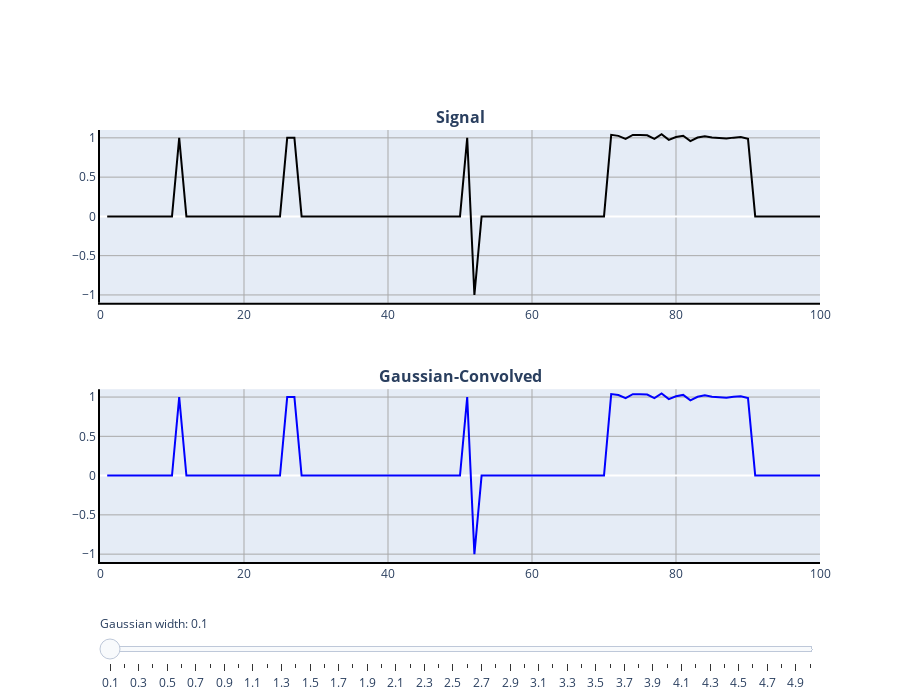

Notebook source saved alongside this figure:
### Code cell
#| label: filtFig3cell

# Plot Figure 1

# Module imports

import matplotlib.pyplot as plt
import plotly.graph_objs as go
import numpy as np
from plotly import __version__
from plotly.offline import download_plotlyjs, init_notebook_mode, plot, iplot
from plotly.subplots import make_subplots
config={'showLink': False, 'displayModeBar': False}

init_notebook_mode(connected=True)

# PYTHON CODE

init_notebook_mode(connected=True)


## Setup for plots
fig = make_subplots(rows=2, cols=1, vertical_spacing = 0.2,
                    subplot_titles=(
    '<b>Signal</b>',
    '<b>Gaussian-Convolved</b>',))

# Setup signal
signal = np.zeros(100)
signal[10] = 1

signal[25:27] = 1

signal[50] = 1
signal[51] = -1

signal[50] = 1
signal[51] = -1

signal[70:90] = np.random.uniform(0.95,1.05,20)

# Compute convolution
mu = np.linspace(0.1,5,50)

gauss_convolved = np.zeros([100, len(mu)])

def gaussian(x, mu, sig):
    return (
        1.0 / (np.sqrt(2.0 * np.pi) * sig) * np.exp(-np.power((x - mu) / sig, 2.0) / 2)
    )

for ii in range(1,100):
    if ii <5 or ii>95:
        continue
    else:
        for jj in range(len(mu)):
            x = np.arange(ii-4, ii+5)
            gauss_convolved[ii, jj] = np.sum(signal[ii-4:ii+5]*gaussian(x, ii, mu[jj])/np.sum(gaussian(x, ii, mu[jj])))

position = np.arange(1,101)

signal_line = [dict(
            visible = False,
            x = position,
            y = signal,
            name = "Signal",
            mode = 'lines',
            hoverinfo = "y",
            showlegend=False) for ii in range(len(mu))]

signal_line[0]['visible'] = True

      
convolved_line = [dict(
            visible = False,
            x = position,
            y = gauss_convolved[:, ii],
            name = "Mean-Convolved",
            mode = 'lines',
            hoverinfo = "y",
            showlegend=False) for ii in range(len(mu))]

convolved_line[0]['visible'] = True


# Add traces
for ii in range(len(mu)):
    fig.add_trace(go.Scatter(signal_line[ii], line=dict(color="black", width=2)), row= 1, col=1)


for ii in range(len(mu)):
    fig.add_trace(go.Scatter(convolved_line[ii], line=dict(color="blue", width=2)), row= 2, col=1)


# Create and add slider
steps = []
      
for i in range(len(mu)):
    step = dict(
        method="update",
        args=[{"visible": [False] * len(fig.data), "showlegend": [False] * len(fig.data)},],  # layout attribute
        label = str(np.round(mu[i], 1))
    )
    step["args"][0]["visible"][i] = True  # Toggle i'th trace to "visible"
    step["args"][0]["visible"][i+1*len(mu)] = True  # Toggle i'th trace to "visible"

    steps.append(step)

sliders = [dict(
    active=0,
    currentvalue={"prefix": "Gaussian width: "},
    pad={"t": 50},
    steps=steps
)]

layout = go.Layout(
    width=900,
    height=700,
    margin=go.layout.Margin(
        l=100,
        r=80,
        b=100,
        t=130,
    ),
    xaxis=dict(
        showgrid=True,
        gridcolor='rgb(169,169,169)',
        linecolor='black',
        linewidth=2,
        range = [0,100]
    ),
    yaxis=dict(
        showgrid=True,
        gridcolor='rgb(169,169,169)',
        linecolor='black',
        linewidth=2,
        range = [-1.1,1.1]
    ),
    
    xaxis2=dict(
        showgrid=True,
        gridcolor='rgb(169,169,169)',
        linecolor='black',
        linewidth=2,
        range = [0,100]
    ),
    yaxis2=dict(
        showgrid=True,
        gridcolor='rgb(169,169,169)',
        linecolor='black',
        linewidth=2,
        range = [-1.1,1.1]
    ),
    
    legend=dict(
        x=0.25,
        y=1.3,
        traceorder='normal',
        font=dict(
            family='Times New Roman',
            size=12,
            color='#000'
        ),
        bordercolor='#000000',
        borderwidth=2
    ),
    sliders=sliders
)

fig.update_layout(layout)

iplot(fig, filename = 'fig3.html', config = config)
